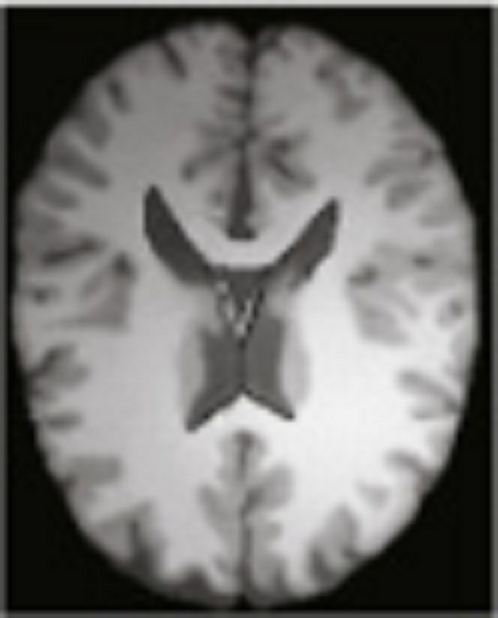
#> input picture work2/origin.png, 498 x 618 px
$ python equalize.py   (older library calls are emulated)
#> lines starting #> are read from the running program, lines starting #| are printed output that depends on the picture
import os
import numpy as np
from PIL import Image, ImageDraw, ImageFont

import matplotlib
matplotlib.use('Agg')  # non-interactive backend for file output
import matplotlib.pyplot as plt


def load_image_as_grayscale_uint8(image_path: str) -> np.ndarray:
#> called with image_path = 'work2/origin.png'
    img = Image.open(image_path)
#> img is the input picture: PIL image 498x618 RGB; mean R, G, B 113.3, 112.6, 110.7
    if img.mode != "L":
        img = img.convert("L")
#> img: PIL image 498x618 L
    arr = np.array(img, dtype=np.uint8)
    return arr


def save_image(array_uint8: np.ndarray, path: str) -> None:
    Image.fromarray(array_uint8, mode="L").save(path)


def compute_histogram_and_cdf(arr_uint8: np.ndarray) -> tuple[np.ndarray, np.ndarray]:
    counts, _ = np.histogram(arr_uint8.flatten(), bins=256, range=(0, 255))
#> counts = 256 values, max 23742 at index 10, min 0 at index 0, mean 1202.2
    cdf = counts.cumsum()
#> cdf = 256 values from 0 to 307764
    return counts, cdf


def equalize_histogram(arr_uint8: np.ndarray) -> np.ndarray:
    counts, cdf = compute_histogram_and_cdf(arr_uint8)
#> cdf = 256 values from 0 to 307764
    cdf_min = cdf[np.nonzero(cdf)][0]
#> cdf_min = 9
    num_pixels = arr_uint8.size
#> num_pixels = 307764
    # Mapping: s_k = round((cdf(k) - cdf_min) / (num_pixels - cdf_min) * 255)
    denom = max(num_pixels - cdf_min, 1)
#> denom = 307755
    cdf_norm = np.round((cdf - cdf_min) / denom * 255.0).astype(np.uint8)
#> cdf_norm = 256 values from 0 to 255
    # Build LUT and apply
    lut = cdf_norm
#> lut = 256 values from 0 to 255
    out = lut[arr_uint8]
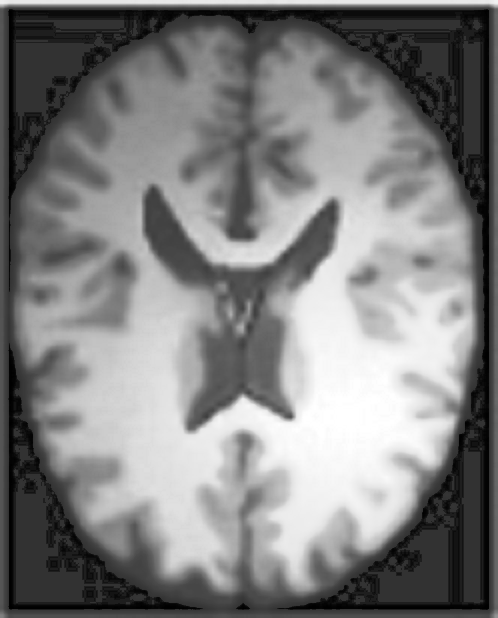
#> out: shape (618, 498); min 0, max 255, mean 129.2
    return out


def label_image(img: Image.Image, label: str) -> Image.Image:
#> called with label = 'Original'
    draw = ImageDraw.Draw(img)
    # Try to load a TTF font for robust sizing; fallback to default
    font = None
    for path in (
        "/usr/share/fonts/truetype/dejavu/DejaVuSans.ttf",
        "/usr/share/fonts/truetype/freefont/FreeSans.ttf",
    ):
        try:
            font = ImageFont.truetype(path, size=14)
            break
        except Exception:
            pass
    if font is None:
        try:
            font = ImageFont.load_default()
        except Exception:
            font = None

    pad = 4
    try:
        bbox = draw.textbbox((0, 0), label, font=font)
#> bbox = (0, 2, 55, 16)
        text_w, text_h = bbox[2] - bbox[0], bbox[3] - bbox[1]
#> text_w = 55; text_h = 14
    except Exception:
        try:
            text_w, text_h = draw.textsize(label, font=font)
        except Exception:
            text_w = max(1, len(label) * 6)
            text_h = 11

    rect = (0, 0, text_w + pad * 2, text_h + pad * 2)
#> rect = (0, 0, 63, 22)
    draw.rectangle(rect, fill=0)
    draw.text((pad, pad), label, fill=255, font=font)
    return img


def plot_hist(counts: np.ndarray, path: str, title: str) -> None:
    fig, ax = plt.subplots(figsize=(6, 3))
    ax.bar(np.arange(256), counts, width=1.0, color='#4e79a7')
    ax.set_xlim(0, 255)
    ax.set_xlabel('Gray level')
    ax.set_ylabel('Count')
    ax.set_title(title)
    fig.tight_layout()
    fig.savefig(path, dpi=140)
    plt.close(fig)


def plot_cdf(cdf: np.ndarray, path: str, title: str) -> None:
    fig, ax = plt.subplots(figsize=(6, 3))
    x = np.arange(256)
    ax.plot(x, cdf, color='#59a14f')
    ax.set_xlim(0, 255)
    ax.set_xlabel('Gray level')
    ax.set_ylabel('Cumulative count')
    ax.set_title(title)
    fig.tight_layout()
    fig.savefig(path, dpi=140)
    plt.close(fig)


def main() -> None:
    base_dir = os.path.abspath('.')
    input_path = os.path.join(base_dir, 'origin.png')
    outdir = os.path.join(base_dir, 'output_eq')
    os.makedirs(outdir, exist_ok=True)

    arr_orig = load_image_as_grayscale_uint8(input_path)
    arr_eq = equalize_histogram(arr_orig)

    # Save labeled images (English overlays)
    orig_img = label_image(Image.fromarray(arr_orig), 'Original')
    eq_img = label_image(Image.fromarray(arr_eq), 'Equalized')
    img_orig_path = os.path.join(outdir, 'original.png')
    img_eq_path = os.path.join(outdir, 'equalized.png')
    orig_img.save(img_orig_path)
    eq_img.save(img_eq_path)

    # Histograms and CDFs
    h0, c0 = compute_histogram_and_cdf(arr_orig)
#> h0 has the same summary as counts in compute_histogram_and_cdf; c0 = 256 values from 0 to 307764
    h1, c1 = compute_histogram_and_cdf(arr_eq)
#> h1 = 256 values, max 23742 at index 50, min 0 at index 2, mean 1202.2; c1 = 256 values from 150 to 307764
    hist_orig_path = os.path.join(outdir, 'hist_original.png')
    hist_eq_path = os.path.join(outdir, 'hist_equalized.png')
    cdf_orig_path = os.path.join(outdir, 'cdf_original.png')
    cdf_eq_path = os.path.join(outdir, 'cdf_equalized.png')
    plot_hist(h0, hist_orig_path, 'Original histogram')
#> in plot_hist, `fig.savefig(path, dpi=140)`:
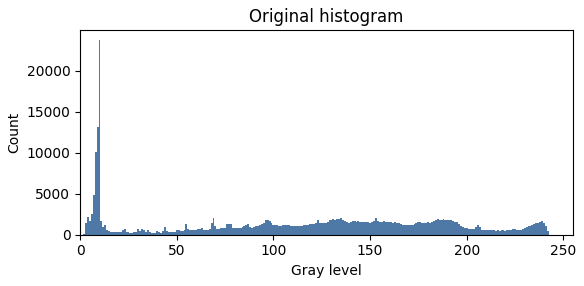
#> figure drawn by matplotlib, 1 panel; tallest bar 23742 high, from x = 9.5 to 10.5
    plot_hist(h1, hist_eq_path, 'Equalized histogram')
#> call 2 of plot_hist, with counts = array of shape (256,), path = 'work2/output_eq/hist_equalized.png', title = 'Equalized histogram'
#> in plot_hist (call 2), `fig.savefig(path, dpi=140)`:
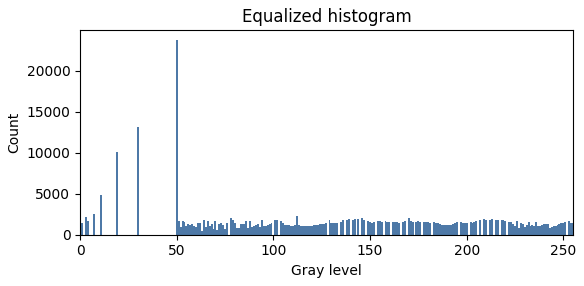
#> figure drawn by matplotlib, 1 panel; tallest bar 23742 high, from x = 49.5 to 50.5
    plot_cdf(c0, cdf_orig_path, 'Original CDF')
#> in plot_cdf, `fig.savefig(path, dpi=140)`:
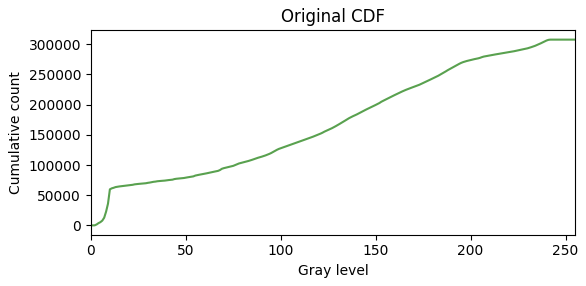
#> figure drawn by matplotlib, 1 panel; curve peaks at x = 242, y = 307764
    plot_cdf(c1, cdf_eq_path, 'Equalized CDF')
#> call 2 of plot_cdf, with cdf = array of shape (256,), path = 'work2/output_eq/cdf_equalized.png', title = 'Equalized CDF'
#> in plot_cdf (call 2), `fig.savefig(path, dpi=140)`:
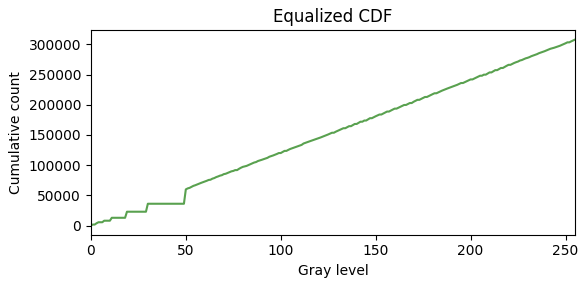
#> figure drawn by matplotlib, 1 panel; curve peaks at x = 255, y = 307764

    # Report
    files = {
        'img_orig': img_orig_path,
        'img_eq': img_eq_path,
        'hist_orig': hist_orig_path,
        'hist_eq': hist_eq_path,
        'cdf_orig': cdf_orig_path,
        'cdf_eq': cdf_eq_path,
    }

    # Console summary
    print('Saved to:', outdir)
    for k, v in files.items():
        print(f' - {k}: {v}')


if __name__ == '__main__':
    main()
